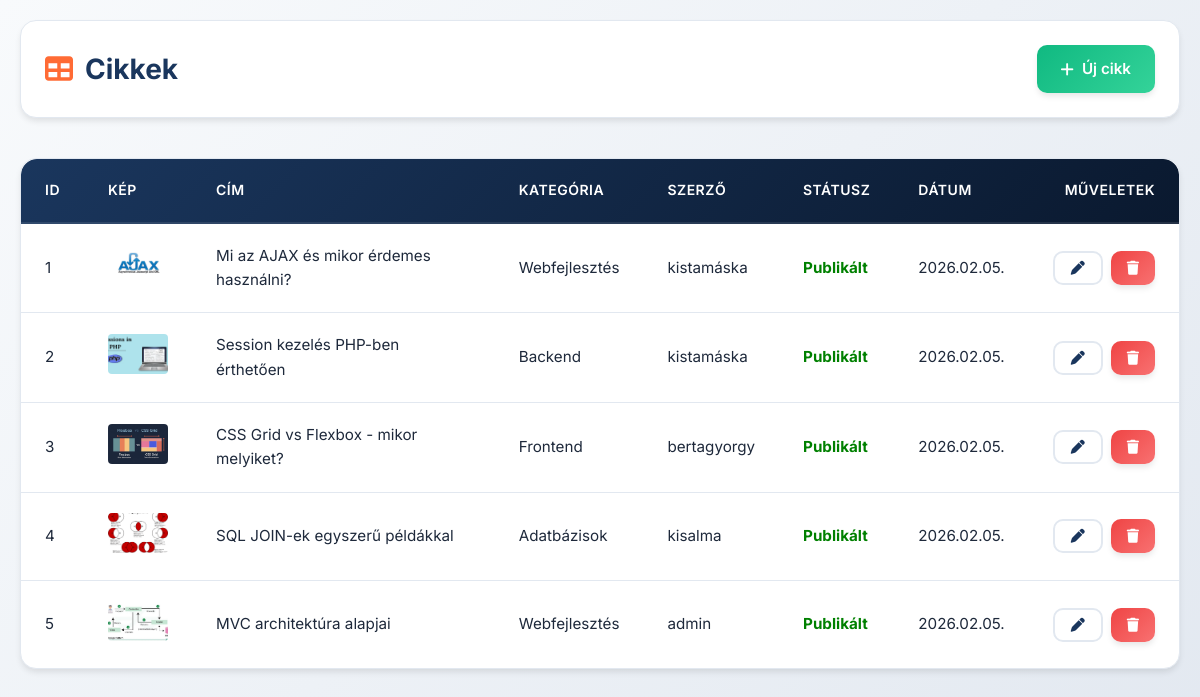
/admin/panel_articles.php (signed in), run on the app's committed database.
### tables this page shows
CREATE TABLE articles (
  article_id int(11) NOT NULL AUTO_INCREMENT PRIMARY KEY,
  category_id int(11) NOT NULL,
  author_user_id int(11) NOT NULL,
  title varchar(255) NOT NULL,
  slug varchar(280) NOT NULL,
  summary text DEFAULT NULL,
  content longtext NOT NULL,
  cover_image varchar(255) DEFAULT NULL,
  reading_minutes int(11) DEFAULT NULL,
  article_status enum('draft','published','archived') NOT NULL DEFAULT 'draft',
  created_at datetime DEFAULT CURRENT_TIMESTAMP,
  updated_at datetime DEFAULT NULL
);

CREATE TABLE article_categories (
  category_id int(11) NOT NULL AUTO_INCREMENT PRIMARY KEY,
  category_name varchar(120) NOT NULL,
  category_slug varchar(140) NOT NULL,
  sort_order int(11) NOT NULL DEFAULT 100,
  created_at datetime DEFAULT CURRENT_TIMESTAMP
);

CREATE TABLE users (
  user_id int(11) NOT NULL AUTO_INCREMENT PRIMARY KEY,
  username varchar(100) NOT NULL,
  username_slug varchar(100) DEFAULT NULL,
  email varchar(255) NOT NULL,
  user_password varchar(255) NOT NULL,
  is_active char(1) NOT NULL DEFAULT 'A',
  registration_date datetime DEFAULT CURRENT_TIMESTAMP,
  user_role char(1) NOT NULL,
  ip varchar(45) DEFAULT NULL,
  activation_code varchar(128) DEFAULT NULL,
  profile_image varchar(255) NOT NULL DEFAULT 'uploads/profile_images/anonymous.png',
  total_posts int(11) DEFAULT 0,
  total_comments int(11) DEFAULT 0,
  sold_items int(11) DEFAULT 0,
  bought_items int(11) DEFAULT 0,
  avg_rating decimal(3,2) DEFAULT 0.00,
  reset_token_hash varchar(64) DEFAULT NULL,
  reset_token_expires_at datetime DEFAULT NULL,
  remember_token VARCHAR(64) NULL,
  remember_expire DATETIME NULL
);

### admin/panel_articles.php (the view, shortened to what this page needs)
<?php
$config = [
    'table' => 'articles',
    'pk' => 'article_id',
    'page_file' => BASE_URL . '/admin/admin?page=panel_articles',
    'page_title' => 'Cikkek',
    'singular_name' => 'cikk',
    'list_columns' => [
        'article_id' => 'ID',
        'cover_image' => 'Kép',
        'title' => 'Cím',
        'category_id' => 'Kategória',
        'author_user_id' => 'Szerző',
        'article_status' => 'Státusz',
        'created_at' => 'Dátum'
    ],
    'list_query' => "
    ",
    'list_formatters' => [
        'cover_image' => function($value) {
            $img = !empty($value) ? $value : 'uploads/articles/default_cover.png';
            $url = BASE_URL . '/' . $img;
            return '<img src="' . $url . '" style="width: 60px; height: 40px; object-fit: cover; border-radius: 4px;">';
        },
        'author_user_id' => function ($value, $row) {
            return htmlspecialchars($row['author_name'] ?? 'Ismeretlen');
        },
        'category_id' => function ($value, $row) {
            return htmlspecialchars($row['category_name'] ?? 'Nincs');
        },
        'article_status' => function ($value) {
            $colors = ['published' => 'green', 'draft' => 'orange', 'archived' => 'gray'];
            $labels = ['published' => 'Publikált', 'draft' => 'Vázlat', 'archived' => 'Archivált'];
            $color = $colors[$value] ?? 'black';
            $label = $labels[$value] ?? $value;
            return "<b style='color: $color;'>$label</b>";
        },
        'created_at' => function($value) {
            return date('Y.m.d.', strtotime($value));
        }
    ],
    'form_fields' => [
        'category_id', 'author_user_id', 'title', 'slug',
        'summary', 'content', 'cover_image', 'reading_minutes', 'article_status'
    ],
    'preprocess_data' => function($data) {
        if (function_exists('make_slug')) {
            if (empty($data['slug']) && !empty($data['title'])) {
                $data['slug'] = make_slug($data['title']);
            }
            elseif (!empty($data['slug'])) {
                $data['slug'] = make_slug($data['slug']);
            }
        }
        return $data;
    },
    'fields' => [
        'category_id' => [
            'label' => 'Kategória',
            'type' => 'select',
            'required' => true,
            'param_type' => 'i',
            'foreign_key' => [
                'table' => 'article_categories',
                'value_col' => 'category_id',
                'display_col' => 'category_name'
            ]
        ],
        'author_user_id' => [
            'label' => 'Szerző',
            'type' => 'select',
            'required' => true,
            'param_type' => 'i',
            'foreign_key' => [
                'table' => 'users',
                'value_col' => 'user_id',
                'display_col' => 'username'
            ]
        ],
        'title' => ['label' => 'Cím', 'type' => 'text', 'required' => true, 'param_type' => 's'],
        'slug' => ['label' => 'Slug (URL barát név)', 'type' => 'text', 'required' => false, 'param_type' => 's'],
        'summary' => ['label' => 'Összefoglaló (rövid)', 'type' => 'textarea', 'param_type' => 's'],
        'content' => ['label' => 'Cikk tartalma', 'type' => 'textarea', 'required' => true, 'param_type' => 's'],
        'cover_image' => [
            'label' => 'Borítókép útvonala',
            'type' => 'text',
            'default' => 'uploads/articles/default_cover.png',
            'param_type' => 's'
        ],
        'reading_minutes' => ['label' => 'Olvasási idő (perc)', 'type' => 'number', 'param_type' => 'i'],
        'article_status' => [
            'label' => 'Státusz',
            'type' => 'select',
            'required' => true,
            'param_type' => 's',
            'options' => [
                'draft' => 'Vázlat',
                'published' => 'Publikált',
                'archived' => 'Archivált'
            ]
        ]
    ]
];
require_once ROOT_PATH . '/app/generic_crud.php';

### app/generic_crud.php (shortened to what this page needs)
<?php
$action = $_GET['action'] ?? 'list';
$table = $config['table'];
$pk = $config['pk'];
$page_name = $_GET['page'] ?? basename($config['page_file'] ?? '', ".php");
$page_route = BASE_URL . "/admin/admin?page=" . $page_name;
$page_title = $config['page_title'];
$allow_add = $config['allow_add'] ?? true;
$allow_edit = $config['allow_edit'] ?? true;
$allow_delete = $config['allow_delete'] ?? true;
?>
<!DOCTYPE html>
<html lang="hu">
<head>
    <link rel="stylesheet" href="https://cdnjs.cloudflare.com/ajax/libs/font-awesome/6.7.2/css/all.min.css" />
    <link rel="stylesheet" href="<?= BASE_URL ?>/assets/css/admin-modern.css">
    <link rel="stylesheet" href="<?= BASE_URL ?>/assets/css/generic_crud_style.css">
</head>
<body class="admin-page">
<div class="main-content" style="padding: 20px;">
<?php
switch ($action):
?>
<?php
    default:
?>
    <div class="top-bar">
        <h1><i class="fas fa-table"></i> <?= htmlspecialchars($page_title) ?></h1>
        <?php if ($allow_add): ?>
            <a href="<?= $page_route ?>&action=add" class="btn btn-success">
                <i class="fas fa-plus"></i> Új <?= htmlspecialchars($config['singular_name']) ?>
            </a>
        <?php endif; ?>
    </div>
    <div class="table-wrapper">
        <table>
            <thead>
                <tr>
                    <?php foreach ($config['list_columns'] as $db_col_name => $label): ?>
                        <th><?= htmlspecialchars(is_numeric($db_col_name) ? $label : $label) ?></th>
                    <?php endforeach; ?>
                    <th style="text-align: right;">Műveletek</th>
                </tr>
            </thead>
            <tbody>
                <?php
                $list_sql = $config['list_query'] ?? "SELECT * FROM $table ORDER BY $pk DESC";
                $result = $conn->query($list_sql);
                if ($result && $result->num_rows > 0):
                    while ($row = $result->fetch_assoc()):
                ?>
                <tr>
                    <?php foreach ($config['list_columns'] as $db_col_name => $label):
                        $val = is_numeric($db_col_name) ? ($row[$label] ?? '') : ($row[$db_col_name] ?? '');
                        $display_value = (isset($config['list_formatters'][$db_col_name]))
                            ? $config['list_formatters'][$db_col_name]($val, $row)
                            : htmlspecialchars((string)$val);
                    ?>
                        <td><?= $display_value ?></td>
                    <?php endforeach; ?>
                    <td class="actions" style="text-align: right;">
                        <div class="action-buttons" style="justify-content: flex-end;">
                            <?php if ($allow_edit): ?>
                                <a href="<?= $page_route ?>&action=edit&id=<?= $row[$pk] ?>" class="btn btn-secondary btn-sm" title="Szerkesztés">
                                    <i class="fa-solid fa-pen"></i>
                                </a>
                            <?php endif; ?>
                            <?php if ($allow_delete): ?>
                                <a href="<?= $page_route ?>&action=delete&id=<?= $row[$pk] ?>" class="btn btn-danger btn-sm" onclick="return confirm('Törli az elemet?');">
                                    <i class="fa-solid fa-trash"></i>
                                </a>
                            <?php endif; ?>
                        </div>
                    </td>
                </tr>
                <?php endwhile; else: ?>
                <tr><td colspan="100" style="text-align:center; padding:3rem;">Nincsenek adatok.</td></tr>
                <?php endif; ?>
            </tbody>
        </table>
    </div>
<?php endswitch; ?>
</div>
</body>
</html>

### assets/css/admin-modern.css (style rules this page uses)
* { margin: 0; padding: 0; box-sizing: border-box; }
:root { --admin-primary: #0a192f; --admin-secondary: #1a365d; --admin-accent: #ff6b35; --admin-sidebar: #0f172a; --admin-surface: #ffffff; --admin-border: #e2e8f0; --admin-text: #1e293b; --admin-text-light: #64748b; --admin-success: #10b981; --admin-warning: #f59e0b; --admin-danger: #ef4444; --admin-info: #3b82f6; --admin-shadow-sm: 0 1px 2px 0 rgba(0, 0, 0, 0.05); --admin-shadow-md: 0 4px 6px -1px rgba(0, 0, 0, 0.1); --admin-shadow-lg: 0 10px 15px -3px rgba(0, 0, 0, 0.1); --admin-shadow-xl: 0 20px 25px -5px rgba(0, 0, 0, 0.1); --sidebar-width: 280px; --sidebar-collapsed: 80px; --navbar-height: 70px; }
body { font-family: 'Inter', -apple-system, BlinkMacSystemFont, 'Segoe UI', sans-serif; background: linear-gradient(135deg, #f8fafc 0%, #e2e8f0 100%); color: var(--admin-text); line-height: 1.6; min-height: 100vh; }
.top-bar { display: flex; justify-content: space-between; align-items: center; margin-bottom: 2.5rem; padding: 1.5rem; background: var(--admin-surface); border-radius: 16px; box-shadow: var(--admin-shadow-md); border: 1px solid var(--admin-border); }
.top-bar h1 { font-size: 1.75rem; font-weight: 700; color: var(--admin-secondary); margin: 0; display: flex; align-items: center; gap: 0.75rem; }
.top-bar h1 i { color: var(--admin-accent); }
.table-wrapper { background: var(--admin-surface); border-radius: 16px; box-shadow: var(--admin-shadow-md); border: 1px solid var(--admin-border); overflow: hidden; margin-bottom: 2rem; }
table { width: 100%; border-collapse: separate; border-spacing: 0; }
thead { background: linear-gradient(135deg, var(--admin-secondary), var(--admin-primary)); }
th { padding: 1.25rem 1.5rem; text-align: left; color: white; font-weight: 600; font-size: 0.875rem; text-transform: uppercase; letter-spacing: 0.5px; border-bottom: 2px solid rgba(255, 255, 255, 0.1); }
th:first-child { border-top-left-radius: 16px; }
th:last-child { border-top-right-radius: 16px; }
td { padding: 1.25rem 1.5rem; border-bottom: 1px solid var(--admin-border); color: var(--admin-text); font-size: 0.95rem; }
tbody tr { transition: all 0.2s ease; }
tbody tr:last-child td { border-bottom: none; }
.action-buttons { display: flex; gap: 0.5rem; justify-content: flex-start; }
.btn { display: inline-flex; align-items: center; justify-content: center; gap: 0.5rem; padding: 0.75rem 1.5rem; border-radius: 10px; font-weight: 600; text-decoration: none; transition: all 0.3s ease; border: none; cursor: pointer; font-size: 0.95rem; position: relative; overflow: hidden; }
.btn::before { content: ''; position: absolute; top: 0; left: -100%; width: 100%; height: 100%; background: linear-gradient(90deg, transparent, rgba(255, 255, 255, 0.2), transparent); transition: left 0.5s ease; }
.btn-success { background: linear-gradient(135deg, var(--admin-success), #34d399); color: white; box-shadow: var(--admin-shadow-md); }
.btn-danger { background: linear-gradient(135deg, var(--admin-danger), #f87171); color: white; box-shadow: var(--admin-shadow-md); }
.btn-secondary { background: var(--admin-surface); color: var(--admin-secondary); border: 2px solid var(--admin-border); }
.btn-sm { padding: 0.5rem 1rem; font-size: 0.875rem; }

### data on the page
articles: article_id "1", cover_image (picture), title "Mi az AJAX és mikor érdemes használni?", category.category_name "Webfejlesztés", users.username "kistamáska", article_status "Publikált", created_at "2026.02.05."
articles: article_id "2", cover_image (picture), title "Session kezelés PHP-ben érthetően", category.category_name "Backend", users.username "kistamáska", article_status "Publikált", created_at "2026.02.05."
articles: article_id "3", cover_image (picture), title "CSS Grid vs Flexbox - mikor melyiket?", category.category_name "Frontend", users.username "bertagyorgy", article_status "Publikált", created_at "2026.02.05."
articles: article_id "4", cover_image (picture), title "SQL JOIN-ek egyszerű példákkal", category.category_name "Adatbázisok", users.username "kisalma", article_status "Publikált", created_at "2026.02.05."
articles: article_id "5", cover_image (picture), title "MVC architektúra alapjai", category.category_name "Webfejlesztés", users.username "admin", article_status "Publikált", created_at "2026.02.05."

### other printed values
$page_title "Cikkek"
$config['singular_name'] "cikk"
is_numeric($db_col_name) ? $label : $label "ID"
is_numeric($db_col_name) ? $label : $label "KÉP"
is_numeric($db_col_name) ? $label : $label "CÍM"
is_numeric($db_col_name) ? $label : $label "KATEGÓRIA"
is_numeric($db_col_name) ? $label : $label "SZERZŐ"
is_numeric($db_col_name) ? $label : $label "STÁTUSZ"
is_numeric($db_col_name) ? $label : $label "DÁTUM"
